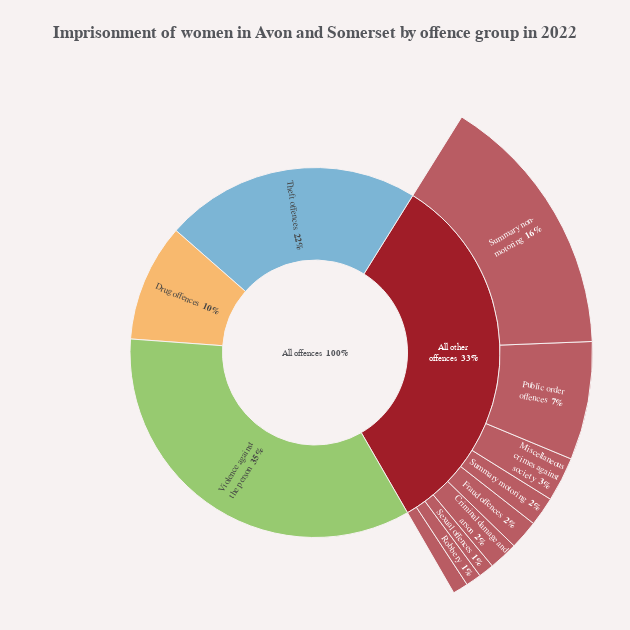
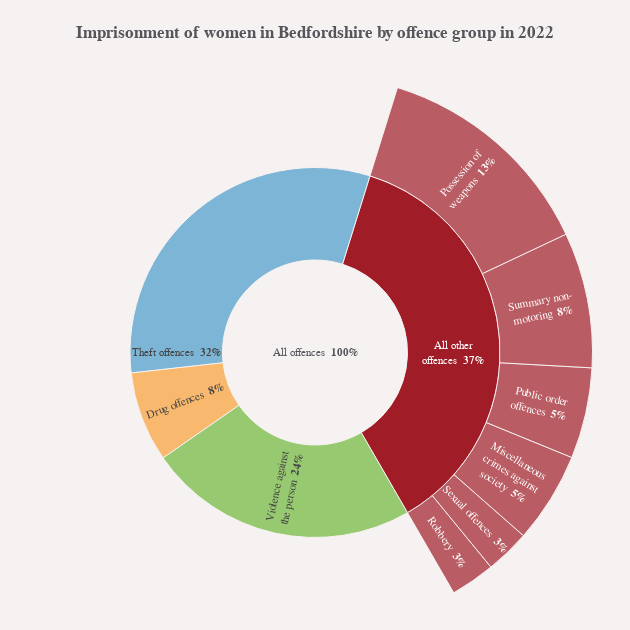
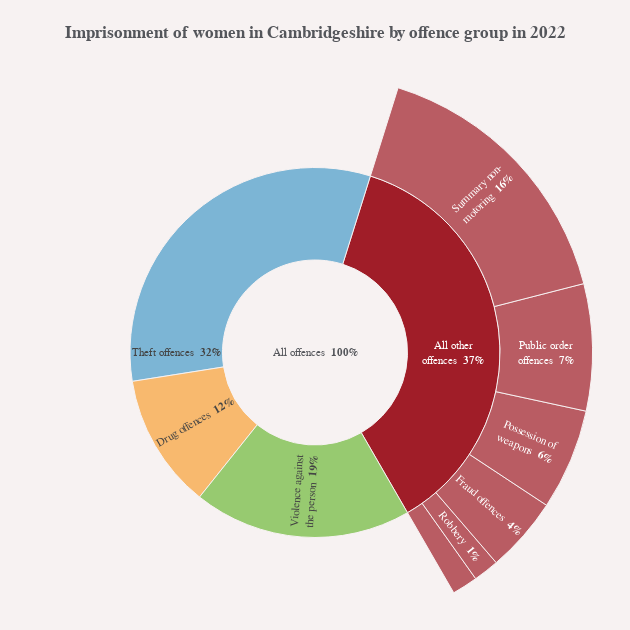
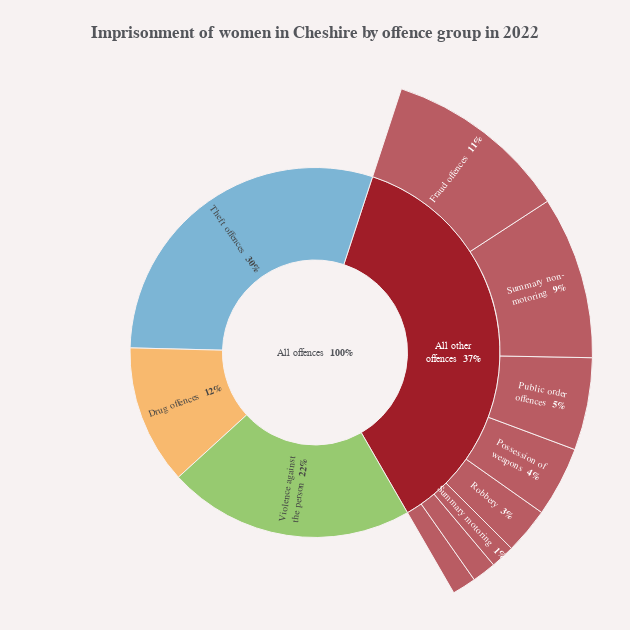

Notebook code cell kept with these figures, in order:
### Code cell
for pfa in df['pfa'].unique():
    chart = pfaOffencesChart(pfa)
    chart.outputChart()
    chart.saveChart()

### Figure 1 — Plotly figure (JSON) as saved in the notebook; plotly's stock layout.template omitted (floating-point values rounded to 4 significant figures)
{"data": [{"branchvalues": "total", "hoverinfo": "label+percent parent", "hovertemplate": "<b>%{label}</b><br>%{percentParent: .0%} of %{parent}<extra></extra>", "insidetextorientation": "radial", "labels": ["Possession of<br>weapons", "Robbery", "Sexual offences", "Criminal damage and<br>arson", "Fraud offences", "Summary motoring", "Miscellaneous<br>crimes against<br>society", "Public order<br>offences", "Summary non-<br>motoring", "All other<br>offences", "Theft offences", "Drug offences", "Violence against<br>the person"], "parents": ["All other<br>offences", "All other<br>offences", "All other<br>offences", "All other<br>offences", "All other<br>offences", "All other<br>offences", "All other<br>offences", "All other<br>offences", "All other<br>offences", "All offences", "All offences", "All offences", "All offences"], "rotation": -60, "sort": false, "texttemplate": "%{label} <b>%{percentRoot: .0%}</b>", "type": "sunburst", "values": [0.009, 0.009, 0.009, 0.017, 0.017, 0.017, 0.026, 0.069, 0.155, 0.328, 0.224, 0.103, 0.345]}], "layout": {"annotations": [{"font": {"size": 12}, "showarrow": false, "text": "Source: Ministry of Justice, Criminal justice statistics", "x": -0.08, "xanchor": "left", "xref": "paper", "y": -0.19, "yanchor": "top", "yref": "paper"}], "height": 630, "margin": {"b": 0, "l": 0, "r": 0, "t": 75}, "title": {"text": "<b>Imprisonment of women in Avon and Somerset by offence group in 2022</b>", "y": 0.94, "yanchor": "bottom"}, "uniformtext": {"minsize": 8, "mode": "hide"}, "width": 630}}

### Figure 2 — Plotly figure (JSON) as saved in the notebook; plotly's stock layout.template omitted (floating-point values rounded to 4 significant figures)
{"data": [{"branchvalues": "total", "hoverinfo": "label+percent parent", "hovertemplate": "<b>%{label}</b><br>%{percentParent: .0%} of %{parent}<extra></extra>", "insidetextorientation": "radial", "labels": ["Criminal damage and<br>arson", "Fraud offences", "Summary motoring", "Robbery", "Sexual offences", "Miscellaneous<br>crimes against<br>society", "Public order<br>offences", "Summary non-<br>motoring", "Possession of<br>weapons", "All other<br>offences", "Theft offences", "Drug offences", "Violence against<br>the person"], "parents": ["All other<br>offences", "All other<br>offences", "All other<br>offences", "All other<br>offences", "All other<br>offences", "All other<br>offences", "All other<br>offences", "All other<br>offences", "All other<br>offences", "All offences", "All offences", "All offences", "All offences"], "rotation": -60, "sort": false, "texttemplate": "%{label} <b>%{percentRoot: .0%}</b>", "type": "sunburst", "values": [0, 0, 0, 0.026, 0.026, 0.053, 0.053, 0.079, 0.132, 0.369, 0.316, 0.079, 0.237]}], "layout": {"annotations": [{"font": {"size": 12}, "showarrow": false, "text": "Source: Ministry of Justice, Criminal justice statistics", "x": -0.08, "xanchor": "left", "xref": "paper", "y": -0.19, "yanchor": "top", "yref": "paper"}], "height": 630, "margin": {"b": 0, "l": 0, "r": 0, "t": 75}, "title": {"text": "<b>Imprisonment of women in Bedfordshire by offence group in 2022</b>", "y": 0.94, "yanchor": "bottom"}, "uniformtext": {"minsize": 8, "mode": "hide"}, "width": 630}}

### Figure 3 — Plotly figure (JSON) as saved in the notebook; plotly's stock layout.template omitted (floating-point values rounded to 4 significant figures)
{"data": [{"branchvalues": "total", "hoverinfo": "label+percent parent", "hovertemplate": "<b>%{label}</b><br>%{percentParent: .0%} of %{parent}<extra></extra>", "insidetextorientation": "radial", "labels": ["Criminal damage and<br>arson", "Sexual offences", "Summary motoring", "Miscellaneous<br>crimes against<br>society", "Robbery", "Fraud offences", "Possession of<br>weapons", "Public order<br>offences", "Summary non-<br>motoring", "All other<br>offences", "Theft offences", "Drug offences", "Violence against<br>the person"], "parents": ["All other<br>offences", "All other<br>offences", "All other<br>offences", "All other<br>offences", "All other<br>offences", "All other<br>offences", "All other<br>offences", "All other<br>offences", "All other<br>offences", "All offences", "All offences", "All offences", "All offences"], "rotation": -60, "sort": false, "texttemplate": "%{label} <b>%{percentRoot: .0%}</b>", "type": "sunburst", "values": [0, 0, 0, 0.015, 0.015, 0.044, 0.059, 0.074, 0.162, 0.369, 0.324, 0.118, 0.191]}], "layout": {"annotations": [{"font": {"size": 12}, "showarrow": false, "text": "Source: Ministry of Justice, Criminal justice statistics", "x": -0.08, "xanchor": "left", "xref": "paper", "y": -0.19, "yanchor": "top", "yref": "paper"}], "height": 630, "margin": {"b": 0, "l": 0, "r": 0, "t": 75}, "title": {"text": "<b>Imprisonment of women in Cambridgeshire by offence group in 2022</b>", "y": 0.94, "yanchor": "bottom"}, "uniformtext": {"minsize": 8, "mode": "hide"}, "width": 630}}

### Figure 4 — Plotly figure (JSON) as saved in the notebook; plotly's stock layout.template omitted (floating-point values rounded to 4 significant figures)
{"data": [{"branchvalues": "total", "hoverinfo": "label+percent parent", "hovertemplate": "<b>%{label}</b><br>%{percentParent: .0%} of %{parent}<extra></extra>", "insidetextorientation": "radial", "labels": ["Sexual offences", "Criminal damage and<br>arson", "Miscellaneous<br>crimes against<br>society", "Summary motoring", "Robbery", "Possession of<br>weapons", "Public order<br>offences", "Summary non-<br>motoring", "Fraud offences", "All other<br>offences", "Theft offences", "Drug offences", "Violence against<br>the person"], "parents": ["All other<br>offences", "All other<br>offences", "All other<br>offences", "All other<br>offences", "All other<br>offences", "All other<br>offences", "All other<br>offences", "All other<br>offences", "All other<br>offences", "All offences", "All offences", "All offences", "All offences"], "rotation": -60, "sort": false, "texttemplate": "%{label} <b>%{percentRoot: .0%}</b>", "type": "sunburst", "values": [0, 0.014, 0.014, 0.014, 0.027, 0.041, 0.054, 0.095, 0.108, 0.367, 0.297, 0.122, 0.216]}], "layout": {"annotations": [{"font": {"size": 12}, "showarrow": false, "text": "Source: Ministry of Justice, Criminal justice statistics", "x": -0.08, "xanchor": "left", "xref": "paper", "y": -0.19, "yanchor": "top", "yref": "paper"}], "height": 630, "margin": {"b": 0, "l": 0, "r": 0, "t": 75}, "title": {"text": "<b>Imprisonment of women in Cheshire by offence group in 2022</b>", "y": 0.94, "yanchor": "bottom"}, "uniformtext": {"minsize": 8, "mode": "hide"}, "width": 630}}
